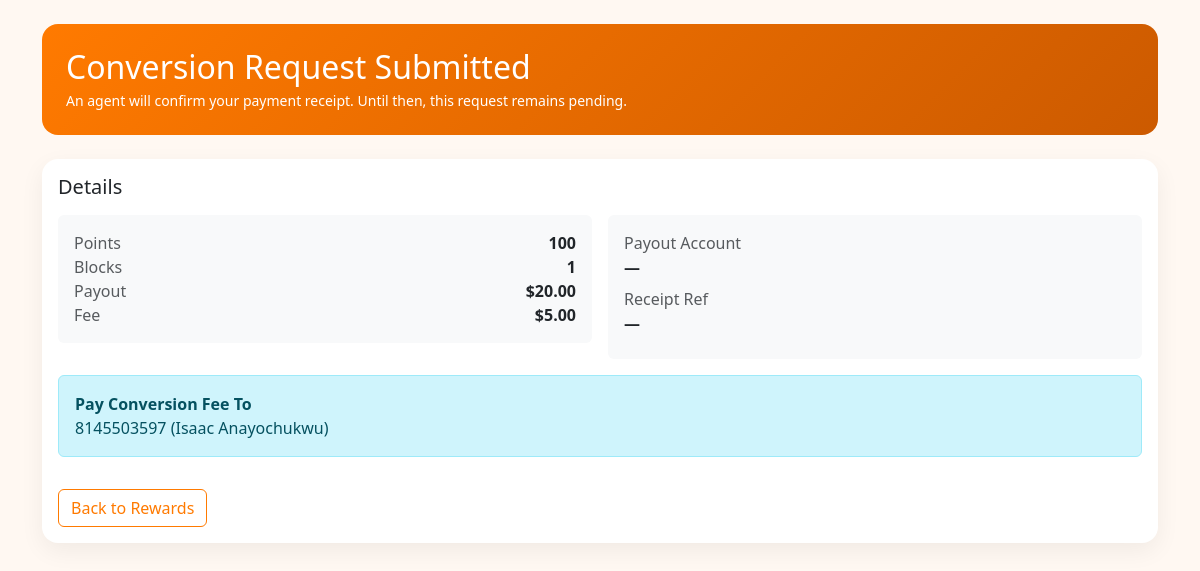
Screenshot of /rewards/pending/15/ (signed in) with the database file from the repository.
### rewards/models.py (models this page shows, shortened)
class RewardTransaction(models.Model):
    TX_TYPES = (
        ('EARN', 'Earned Points'),
        ('CONVERT', 'Converted to Cash'),
        ('ACTIVATION', 'Activation Fee Marked Paid'),
    )
    STATUS = (
        ('PENDING', 'Pending'),
        ('COMPLETED', 'Completed'),
        ('DECLINED', 'Declined'),
    )
    user = models.ForeignKey(settings.AUTH_USER_MODEL, on_delete=models.CASCADE, related_name='reward_transactions')
    tx_type = models.CharField(max_length=16, choices=TX_TYPES)
    status = models.CharField(max_length=16, choices=STATUS, default='COMPLETED')
    points = models.IntegerField(default=0, help_text="Points involved (use positive value for requested conversion)")
    amount = models.DecimalField(max_digits=12, decimal_places=2, default=0, help_text="Monetary amount for conversion or activation")
    blocks = models.PositiveIntegerField(default=0)
    fee_amount = models.DecimalField(max_digits=12, decimal_places=2, default=0)
    payout_account = models.CharField(max_length=255, blank=True, help_text="Destination account/email for payout if applicable")
    receipt_reference = models.CharField(max_length=255, blank=True, help_text="Reference the user paid fee with (screenshot/ref)")
    receipt_image = models.ImageField(upload_to='reward_receipts/', blank=True, null=True)
    description = models.TextField(blank=True)
    created_at = models.DateTimeField(auto_now_add=True)
    class Meta:
        ordering = ['-created_at']

class RewardConversionSettings(models.Model):
    activation_fee = models.DecimalField(max_digits=10, decimal_places=2, default=0)
    conversion_rate = models.DecimalField(max_digits=10, decimal_places=4, default=0.0100)  # $ per point
    pay_to_email = models.EmailField(help_text="Email account where activation fee should be paid")
    points_per_block = models.PositiveIntegerField(default=100)
    payout_per_block = models.DecimalField(max_digits=10, decimal_places=2, default=20)
    fee_per_block = models.DecimalField(max_digits=10, decimal_places=2, default=5)
    payout_account_number = models.CharField(max_length=255, blank=True, help_text="Account number/name to receive conversion fees")
    updated_at = models.DateTimeField(auto_now=True)

### rewards/views.py (the view, shortened to what this page needs)
# urls.py: path('pending/<int:tx_id>/', views.pending_conversion, name='pending'),
@login_required
def pending_conversion(request, tx_id: int):
    user = request.user
    try:
        tx = RewardTransaction.objects.get(id=tx_id, user=user, tx_type='CONVERT')
    except RewardTransaction.DoesNotExist:
        messages.error(request, 'Pending conversion not found.')
        return redirect('rewards:dashboard')
    settings = RewardConversionSettings.objects.first()
    return render(request, 'rewards/pending_conversion.html', {
        'tx': tx,
        'settings': settings,
    })

### accounts/templatetags/currency.py (called while the page is built)
def _format_amount(amount: Decimal) -> str:
    q = Decimal('0.01')
    return f"{amount.quantize(q, rounding=ROUND_HALF_UP):,.2f}"

@register.simple_tag(takes_context=True)
def money(context, amount):
    try:
        amt = Decimal(str(amount or 0))
    except Exception:
        amt = Decimal('0')
    request = context.get('request')
    code = 'USD'
    if request is not None:
        code = request.session.get('currency', 'USD') or 'USD'
    info = CURRENCY_INFO.get(code, CURRENCY_INFO['USD'])
    converted = (amt * info['rate'])
    return f"{info['symbol']}{_format_amount(converted)}"

### templates/rewards/pending_conversion.html (shortened to what this page needs)
{% load static %}
{% load currency %}
{% load i18n %}
<!DOCTYPE html>
<html lang="en">
<head>
  <link href="https://cdn.jsdelivr.net/npm/bootstrap@5.3.0/dist/css/bootstrap.min.css" rel="stylesheet">
</head>
<body>
  <div class="container py-4">
    <div class="header mb-4">
      <h2 class="mb-1">{% trans "Conversion Request Submitted" %}</h2>
      <div class="small">{% trans "An agent will confirm your payment receipt. Until then, this request remains pending." %}</div>
    </div>
    <div class="card p-3">
      <h5 class="mb-3">{% trans "Details" %}</h5>
      <div class="row g-3">
        <div class="col-md-6">
          <div class="p-3 bg-light rounded">
            <div class="d-flex justify-content-between"><span class="text-muted">{% trans "Points" %}</span><strong>{{ tx.points }}</strong></div>
            <div class="d-flex justify-content-between"><span class="text-muted">{% trans "Blocks" %}</span><strong>{{ tx.blocks }}</strong></div>
            <div class="d-flex justify-content-between"><span class="text-muted">{% trans "Payout" %}</span><strong>{% money tx.amount %}</strong></div>
            <div class="d-flex justify-content-between"><span class="text-muted">{% trans "Fee" %}</span><strong>{% money tx.fee_amount %}</strong></div>
          </div>
        </div>
        <div class="col-md-6">
          <div class="p-3 bg-light rounded">
            <div class="mb-2"><span class="text-muted">{% trans "Payout Account" %}</span><div class="fw-semibold">{{ tx.payout_account|default:"—" }}</div></div>
            <div class="mb-2"><span class="text-muted">{% trans "Receipt Ref" %}</span><div class="fw-semibold">{{ tx.receipt_reference|default:"—" }}</div></div>
          </div>
        </div>
      </div>
      {% if settings and settings.payout_account_number %}
      <div class="alert alert-info mt-3">
        <div class="fw-bold">{% trans "Pay Conversion Fee To" %}</div>
        <div>{{ settings.payout_account_number }}</div>
      </div>
      {% endif %}
      <div class="mt-3">
        <a class="btn btn-outline-primary" href="{% url 'rewards:dashboard' %}">{% trans "Back to Rewards" %}</a>
      </div>
    </div>
  </div>
</body>
</html>

### templates/rewards/pending_conversion.html (style rules this page uses)
body { background: #fff8f2; }
.card { border: none; border-radius: 16px; box-shadow: 0 8px 24px rgba(0,0,0,0.06); }
.header { background: linear-gradient(135deg, #ff7a00, #cc5a00); color: white; border-radius: 16px; padding: 24px; }
.btn-outline-primary { border-color: #ff7a00; color: #ff7a00; }

### rows the page displays
RewardTransaction: points "100", blocks "1", amount "$20.00", fee_amount "$5.00", payout_account "—", receipt_reference "—"
RewardConversionSettings: payout_account_number "8145503597 (Isaac Anayochukwu)"
